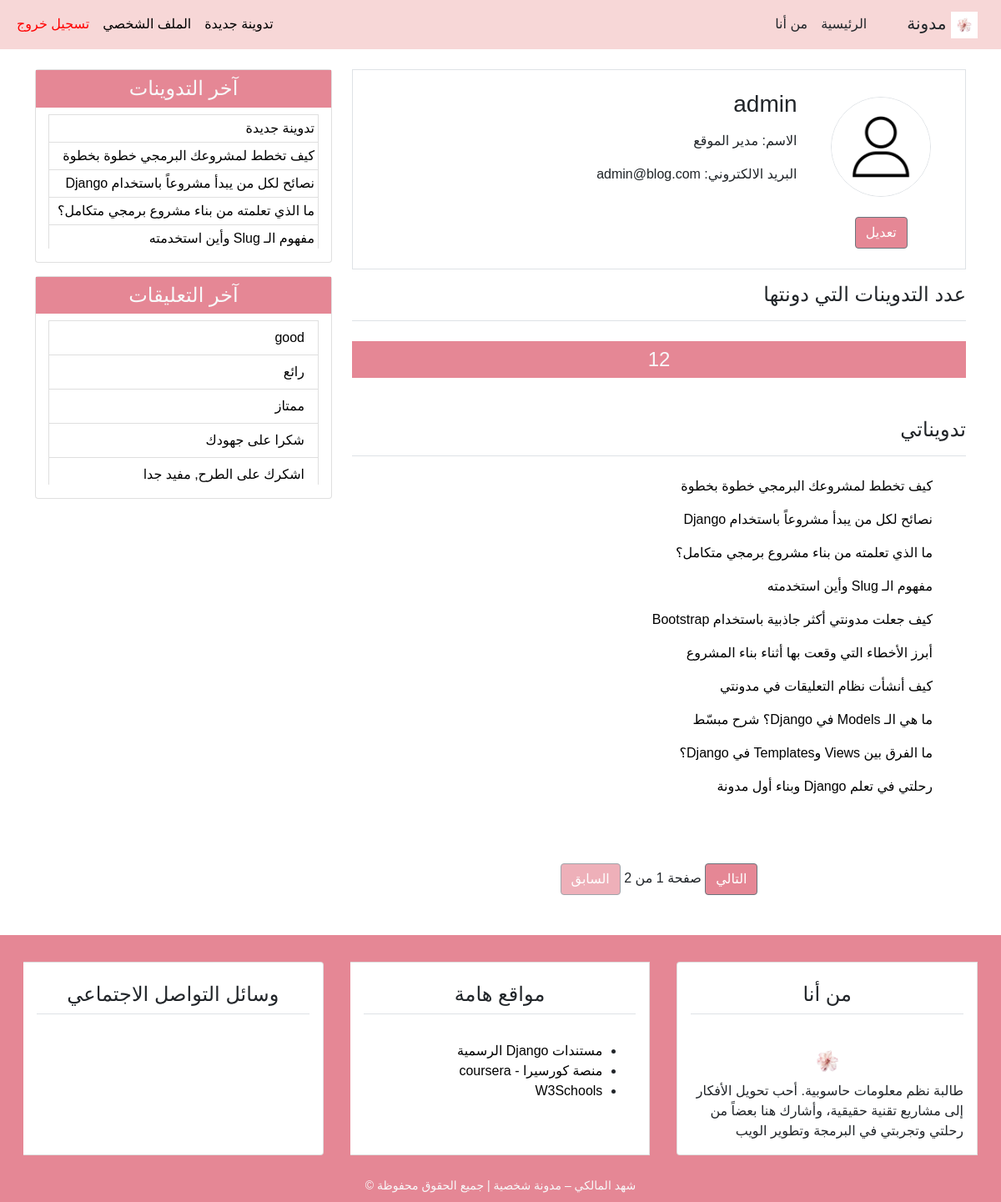
/profile/ (signed in), run on the app's committed database.
### blog/models.py (models this page shows, shortened)
class Post(models.Model):
    title = models.CharField(max_length=100)
    content = models.TextField()
    post_date = models.DateTimeField(default=timezone.now)
    post_update = models.DateTimeField(auto_now=True)
    author = models.ForeignKey(User, on_delete=models.CASCADE)
    class Meta:
        ordering = ('-post_date',)

class Comments (models.Model):
    name = models.CharField(max_length=50, verbose_name='الإسم')
    email = models.EmailField(verbose_name='البريد الإلكتروني')
    body = models.TextField(verbose_name='التعليق')
    comment_date = models.DateTimeField(auto_now=True)
    active = models.BooleanField(default=False)
    post = models.ForeignKey(Post, on_delete=models.CASCADE, related_name='comments')
    class Meta:
        ordering = ('-comment_date',)

### user/views.py (the view)
# urls.py: path('profile/', views.profile, name= 'profile'),
@login_required(login_url='login')
def profile(request):
    posts = Post.objects.filter(author=request.user)
    post_list = Post.objects.filter(author=request.user)
    paginator = Paginator(post_list, 10) #عدد الصفحات اللي تطلع فالهوم
    page = request.GET.get('page') #عشان اعرف الصفحه اللي انا فيها
    try:
        post_list = paginator.page(page) #امر بين الصفحات مابين الاولى والاخيره
    except PageNotAnInteger:
        post_list = paginator.page(1)   #الصفحه الاولى
    except EmptyPage:
        post_list = paginator.page(paginator.num_page)
    return render(request, 'user/profile.html',{
        'title': 'الملف الشخصي',
        'posts': posts,
        'page': page,
        'post_list': post_list,
    })

### blog/templatetags/post_tag.py (called while the page is built)
@register.inclusion_tag('blog/latests_posts.html')
def latest_posts ():
    context = {
        'l_posts': Post.objects.all()[0:5],
    }
    return context

@register.inclusion_tag('blog/latest_comments.html')
def latest_comments ():
    context = {
        'l_comments': Comments.objects.filter(active= True)[:5],
    }
    return context

### user/templates/user/profile.html (shortened to what this page needs)
{% extends 'blog/base.html' %}
{% load static %}
{% load crispy_forms_tags%}
{% block content %}
  <div class="border mb-3 p-4">
  <div class="row">
  <div class="col-md-3 text-center">
     <img class="img-fluid rounded-circle border m-2"
      width="120px" src="{% static 'blog/images/person.jpg' %}" alt="صورة افتراضية">
      <div class="mt-3">
        <a class="btn btn-secondary bg-secondary" href="{% url 'profile_update'%}">   تعديل </a>
      </div>
  </div>
  <div class="col-md-9">
    <h3 class="mb-3">{{user.username}} </h3>
    <p class="font-weight-bold">الاسم: <span> {{user.first_name}} {{user.last_name}}</span></p>
    <p class="font-weight-bold">البريد الالكتروني: <span> {{user.email}}</span></p>
  </div>
  </div>
  </div>
  <div class="row mb-5">
    <div class="col-md">
      <h4 class="border-bottom mb-4 pb-3">عدد التدوينات التي دونتها</h4>
      <h4 class="bg-secondary text-center p-2 text-light">{{posts.count}}</h4>
      <h4 class="border-bottom mb-4 pb-3 mt-5">تدويناتي</h4>
      {% for post in post_list %}
      <ul class="pr-2">
        <a class="black-link" href="{% url 'detail' post.id %}">{{post.title}}</a>
      </ul>
       {% empty %}
       <h6 class="text-center mb-5">لا يوجد تدوينات</h6>
      {% endfor %}
    </div>
  </div>
{% include 'blog/pagination.html' with page=post_list %}
{% endblock content %}

### blog/templates/blog/latests_posts.html
<ul class="lis-group-flush latest-posts">
    {% for post in l_posts %}
        <li class="list-group-item latest-posts-item">
         <a class="black-link" href="{% url 'detail' post.id %}"> {{post.title}}</a>
        </li>
    {% endfor %}
</ul>

### blog/templates/blog/latest_comments.html
<ul class="lis-group-flush latest-comments">
    {% for comment in l_comments %}
        <li class="list-group-item latest-comments-item">
            <a class="black-link" href="{% url 'detail' comment.post.id %}">
                {% if comment.body|length > 30 %}
                  {{comment.body|slice:'35'}} ..
                {% else %}
                {{comment.body}}
                {% endif %}
            </a>
        </li>
    {% empty %}
        <li class="list-group-item latest-comments-item"> لايوجد تعليقات</li>
    {% endfor %}
</ul>

### blog/static/blog/css/main.css (style rules this page uses)
html, body { direction: rtl; text-align: right; }
body { font-family: 'Tajawal', sans-serif; }
.bg-secondary { background-color:rgb(229, 135, 149) !important; }
a.black-link { color: black !important; text-decoration:none !important; }
.latest-posts , .latest-comments { padding: 0 15px; }
.latest-posts .latest-posts-item, .latest-comments .latest-comment-item { padding: 4px; }
.latest-posts li:first-child, .latest-comments li:first-child { border: 3; }
.latest-posts li:last-child, .latest-comments li:last-child { border-bottom: 0; padding-bottom: 0; }

### data on the page
Post: title "كيف تخطط لمشروعك البرمجي خطوة بخطوة"
Post: title "نصائح لكل من يبدأ مشروعاً باستخدام Django"
Post: title "ما الذي تعلمته من بناء مشروع برمجي متكامل؟"
Post: title "مفهوم الـ Slug وأين استخدمته"
Post: title "كيف جعلت مدونتي أكثر جاذبية باستخدام Bootstrap"
Post: title "أبرز الأخطاء التي وقعت بها أثناء بناء المشروع"
Post: title "كيف أنشأت نظام التعليقات في مدونتي"
Post: title "ما هي الـ Models في Django؟ شرح مبسّط"
Post: title "ما الفرق بين Views وTemplates في Django؟"
Post: title "رحلتي في تعلم Django وبناء أول مدونة"
Post: title "تدوينة جديدة"
Comments: body "good"
Comments: body "رائع"
Comments: body "ممتاز"
Comments: body "شكرا على جهودك"
Comments: body "اشكرك على الطرح, مفيد جدا"

### other printed values
{{ user.username }} "admin"
{{ user.first_name }} "مدير"
{{ user.last_name }} "الموقع"
{{ user.email }} "admin@blog.com"
{{ posts.count }} "12"
{{ page.paginator.num_pages }} "2"
